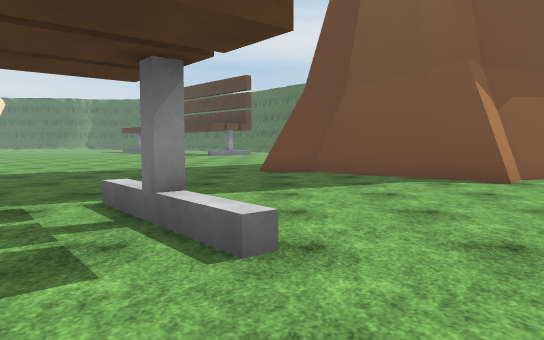
view 1 (above)

24 first-person views from a walk through a 3-D level made in the Unity game engine. The camera is 1.3 m above the floor, tilts 4° down and sees 70° across. The floor is counted in squares, 2 m on a side. Each view is taken from the middle of a square. On the plan, view 1 faces up. The plan holds only what a view shows up to about 11 squares ahead; the rest is blank. The place goes on beyond the plan. The player is left out. Some surface patterns are stand-ins.

view 2
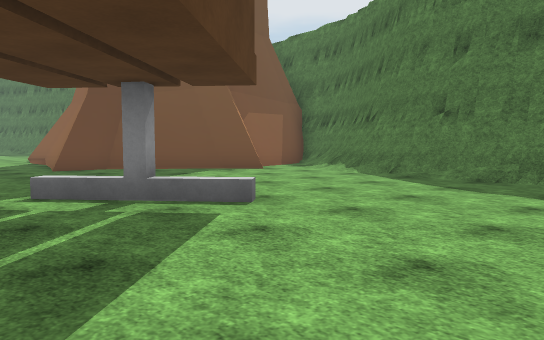

view 3
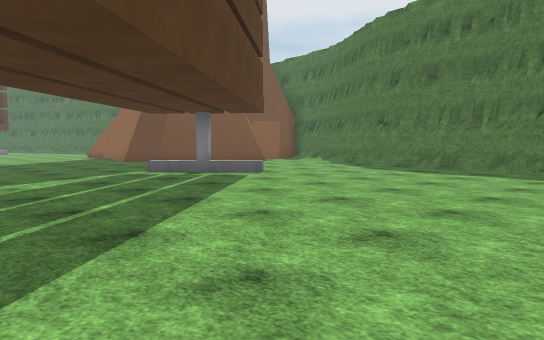

view 4
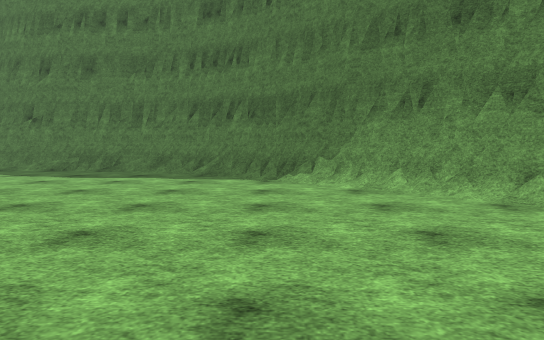

view 5
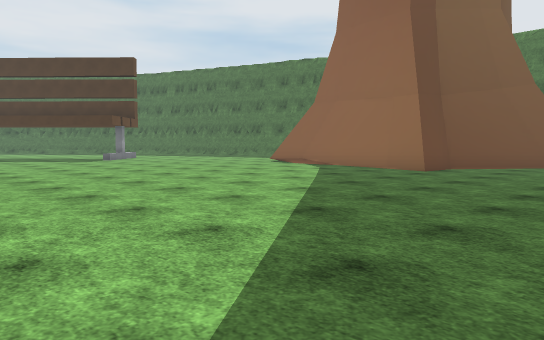

view 6
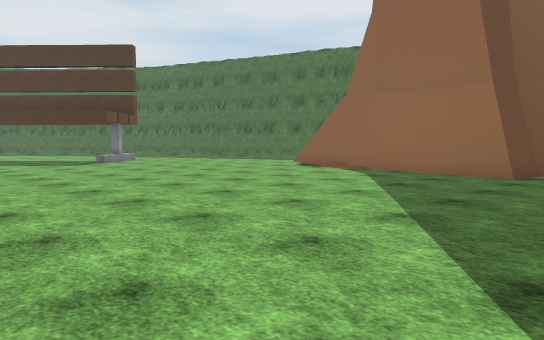

view 7
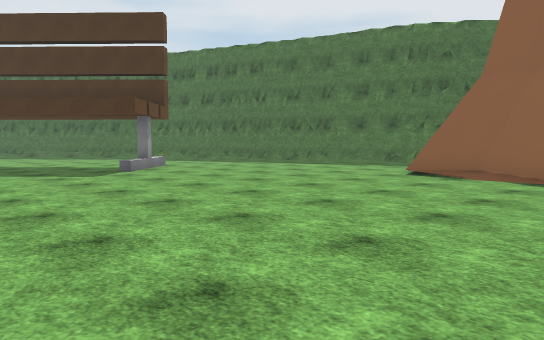

view 8
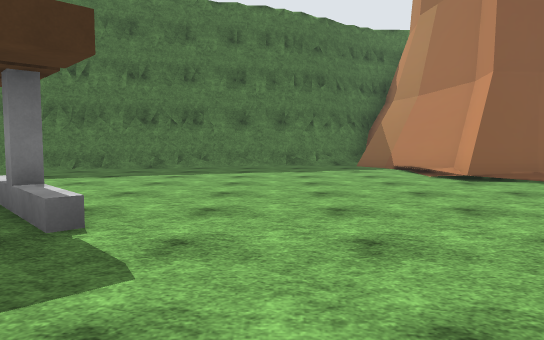

view 9
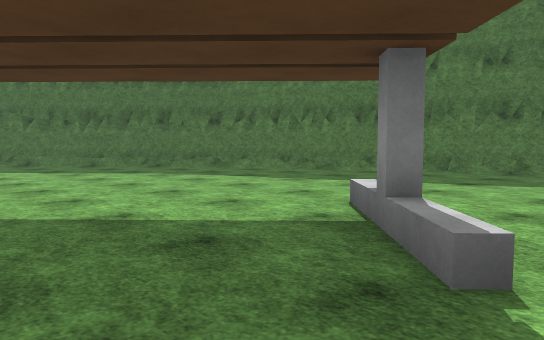

view 10
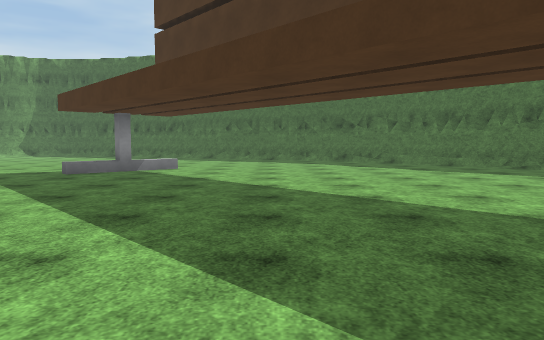

view 11
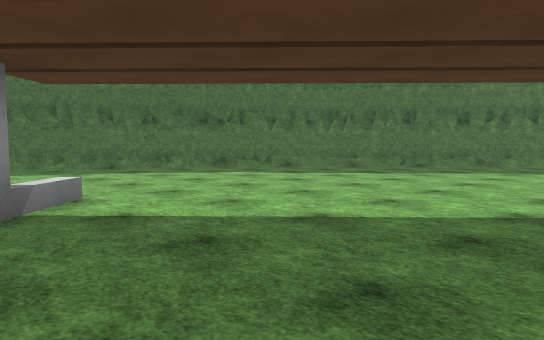

view 12
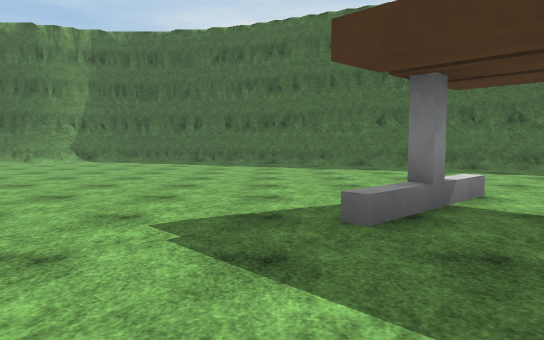

view 13
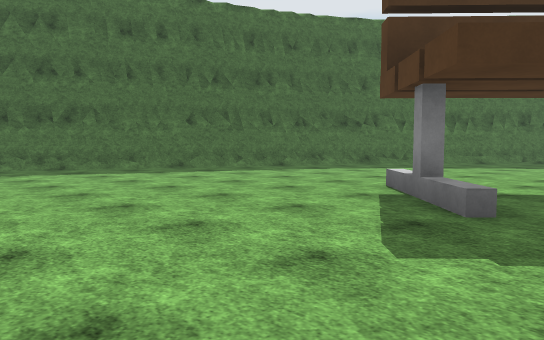

view 14
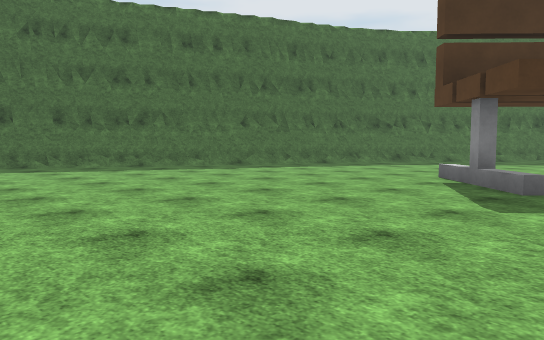

view 15
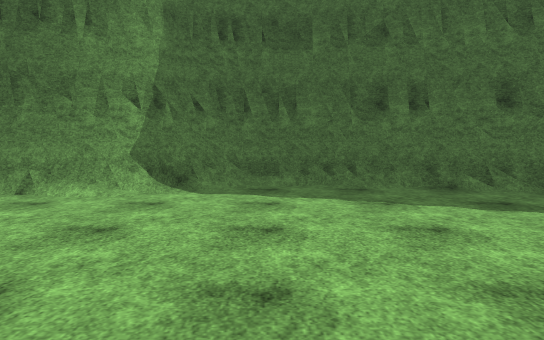

view 16
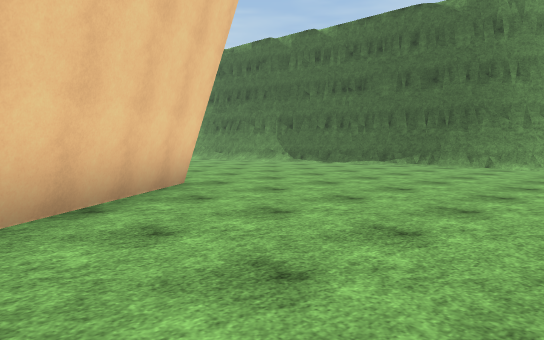

view 17
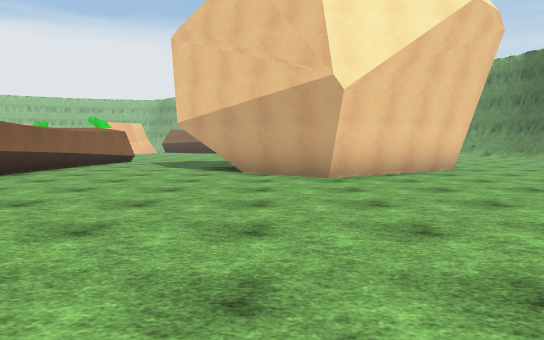

view 18
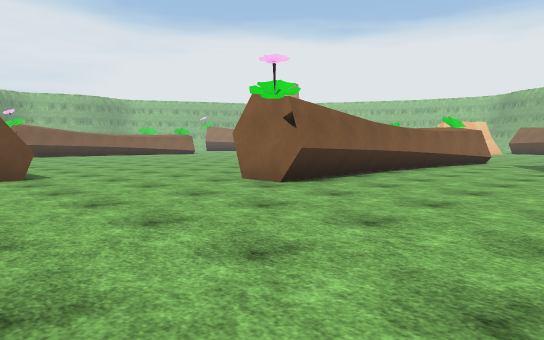

view 19
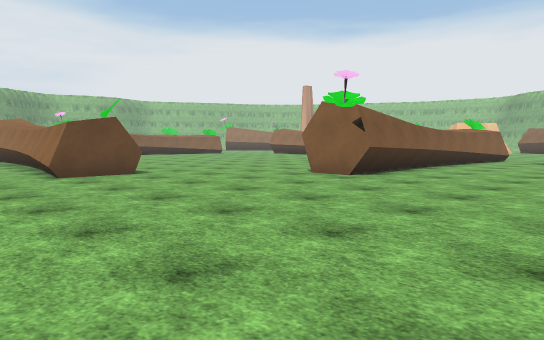

view 20
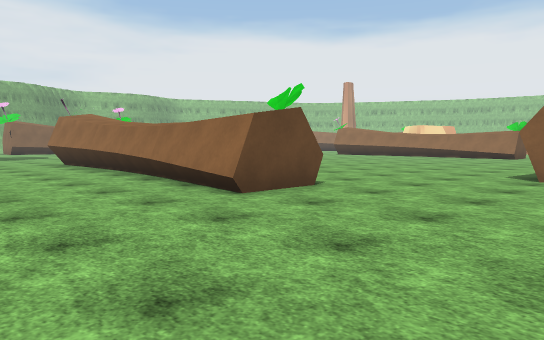

view 21
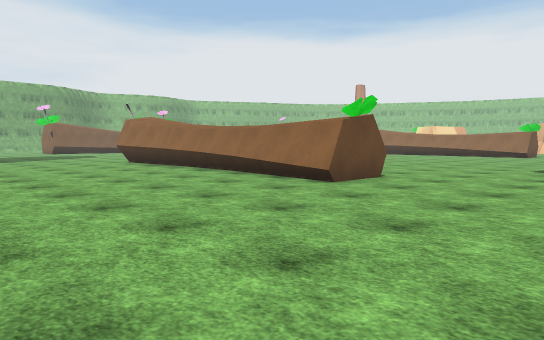

view 22
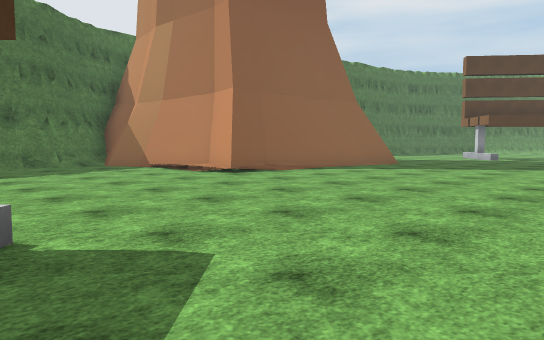

view 23
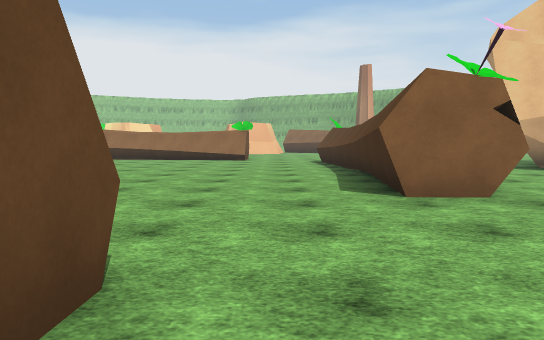

view 24
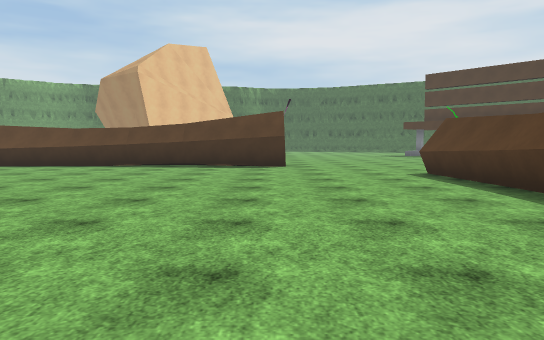

### Floor plan
Key: @ floor where view 1 was taken; # wall or solid block; . floor; / step, stairs or slope.
Columns run from 23 left of view 1 to 6 right of it. Each row starts with its distance up from view 1.
 39       ###
 38     ###/####
 37   ###//....###
 36   ...........###
 35  ..............###
 34 .................###
 33 ...................##
 32 ....................###
 31 ...................../##
 30 ....................../#
 29   #....................##
 28   #..........#..........##
 27   ##.....................##
 26    ##.....................#
 25   ##......................##
 24 .##......................./#
 23 ...........................#
 22 .............. ............##
 21 .............. .............#
 20 #######..............#......#
 19 #######.....................#
 18 ............................##
 17 ............................/#
 16 ..........#................./#
 15 ..........#.............. ####
 14 ..........#.............####
 13 ..........#.............#
 12    .......#.............#
 11     ..... #.............#
 10     ..... #............##
  9      ...  #............###
  8       .   #..............##
  7               ............###
  6               .............../
  5               ............../#
  4                   ..........##
  3                   ....#.....#
  2                   ..........#
  1                   ..........#
  0                   .....@...##
 -1                  ..........##
 -2                  ..........#
 -3                  .........##
 -4                  ........##
 -5                    ...../#
 -6                     .../##

Where each view was taken, in squares from view 1:
view 1: 0 up, 0 right, facing up
view 2: 1 down, 3 left, facing up-right
view 3: 4 down, 6 left, facing up-right
view 4: 4 down, 5 left, facing right
view 5: 5 up, 9 left, facing up-right
view 6: 7 up, 8 left, facing up-right
view 7: 11 up, 7 left, facing up-right
view 8: 18 up, 6 left, facing right
view 9: 19 up, 5 left, facing up-right
view 10: 19 up, 6 left, facing up
view 11: 24 up, 10 left, facing up-right
view 12: 24 up, 11 left, facing up
view 13: 26 up, 14 left, facing up-right
view 14: 26 up, 16 left, facing up-right
view 15: 32 up, 16 left, facing up
view 16: 26 up, 16 left, facing up-left
view 17: 25 up, 12 left, facing left
view 18: 24 up, 12 left, facing down-left
view 19: 24 up, 10 left, facing down-left
view 20: 20 up, 9 left, facing down-left
view 21: 20 up, 7 left, facing down-left
view 22: 20 up, 6 left, facing down-right
view 23: 17 up, 12 left, facing left
view 24: 8 up, 17 left, facing up
